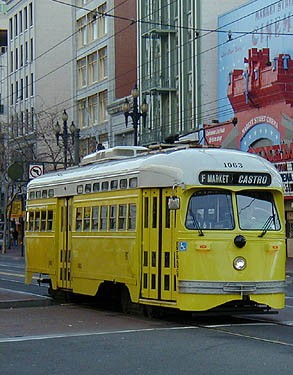
#> input picture bus/bus_left.jpg, 293 x 375 px
$ python pipeline.py   (Python 2 division)   (older library calls are emulated)
#> lines starting #> are read from the running program, lines starting #| are printed output that depends on the picture
import numpy as np
import cv2
from skimage import data
from skimage import transform as tf

# Nice tutorial: https://opencv-python-tutroals.readthedocs.org/en/latest/py_tutorials/py_tutorials.html

def detect_feature_points(img):
    sift = cv2.SIFT()
    # Detect feature points using SIFT and compute descriptors
    kp, des = sift.detectAndCompute(img, None)

    # Show feature points (optional)
    imgkp = cv2.drawKeypoints(img, kp)
    cv2.imshow('img with keypoints', imgkp)
    # cv2.waitKey(5000)

    # Return keypoints and descriptors
    return kp, des


def find_matches(kp1, des1, kp2, des2):
    # Create brute force matcher
    bfm = cv2.BFMatcher(cv2.NORM_L2, crossCheck=True)

    # Match descriptors
    matches = bfm.match(des1, des2)
    return matches


# [4 lines left out: function get_coordinates, not called in this run]


def perform_ransac(matches, kp1, kp2, n_iterations):
    best_n_inliers = 0
    best_h = None
    for i in range(0, n_iterations):
        # Take random subset P from matches
        np.random.shuffle(matches)
        P = matches[:4]  # 5 matches?
        A = np.zeros((0, 8))
        b = np.zeros((0, 1))
        for match in P:
            x1, y1, x2, y2 = get_coordinates(match, kp1, kp2)
            A = np.vstack((A, np.array([x1, y1, 1, 0, 0, 0, -x2 * x1, -x2 * y1])))
            A = np.vstack((A, np.array([0, 0, 0, x1, y1, 1, -y2 * x1, -y2 * y1])))
            b = np.append(b, x2)
            b = np.append(b, y2)

        x = np.dot(np.linalg.pinv(A), b)
        x = np.concatenate((x, [1]), axis=0)  # Add 1 to x
        h = np.reshape(x, (3, 3))  # reshape to 3 by 3 matrix

        # Check inliers
        kp1_matrix = np.array([[p.pt[0], p.pt[1], 1] for p in kp1]).T
        kp2_matrix = np.array([[p.pt[0], p.pt[1], 1] for p in kp2]).T
        kp2_est = np.dot(h, kp1_matrix)
        kp2_est = kp2_est[:, :] / kp2_est[2, :]

        n_inliers = 0
        for match in matches:
            kp1_id = match.queryIdx
            kp2_id = match.trainIdx
            if kp2_matrix[0, kp2_id] - 10 <= kp2_est[0, kp1_id] <= kp2_matrix[0, kp2_id] + 10 and kp2_matrix[
                1, kp2_id] - 10 <= kp2_est[1, kp1_id] <= kp2_matrix[1, kp2_id] + 10:
                n_inliers += 1
            else:
                pass

        # print n_inliers, kp1_matrix.shape, kp2_matrix.shape
        # print ".",
        if best_n_inliers < n_inliers:
            best_n_inliers = n_inliers
            best_h = h

        pass
    print "\n", best_n_inliers
    return best_h


# [28 lines left out: function show_transformed_kp, not called in this run]


    # cv2.waitKey(3000)

def perform_lo_ransac(matches):
    pass


# [39 lines left out: functions estimate_new_size, stitch, not called in this run]


def main():
    # Load images
    img1 = cv2.imread("bus/bus_left.jpg")
#> img1 is the input picture: shape (375, 293, 3); mean B, G, R 97.6, 110.5, 104.9
    img1 = cv2.cvtColor(img1, cv2.COLOR_BGR2GRAY)
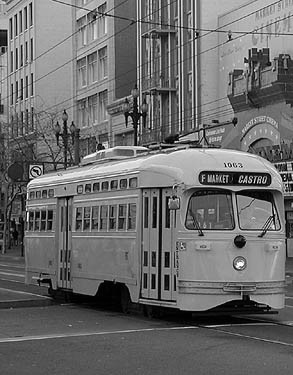
#> img1: shape (375, 293); min 0, max 255, mean 107.3
    img2 = cv2.imread("bus/bus_right.jpg")
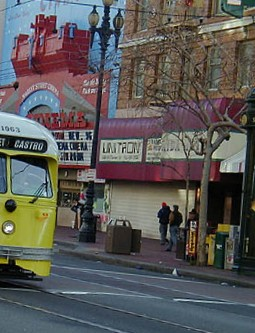
#> input picture bus/bus_right.jpg, 255 x 333 px
#> img2 is the input picture: shape (333, 255, 3); mean B, G, R 87.1, 89.1, 90.6
    img2 = cv2.cvtColor(img2, cv2.COLOR_BGR2GRAY)
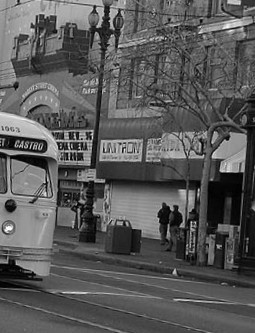
#> img2: shape (333, 255); min 0, max 255, mean 89.3

    # Detect feature points and compute descriptors
    kp1, des1 = detect_feature_points(img1)
#> in detect_feature_points, `kp, des = sift.detectAndCompute(img, None)`: kp = 708 keypoints; strongest (x, y, size): (145, 148, 1.9), (26, 8, 2), (31, 4, 2.1), (103, 148, 2)
#> in detect_feature_points, `imgkp = cv2.drawKeypoints(img, kp)`:
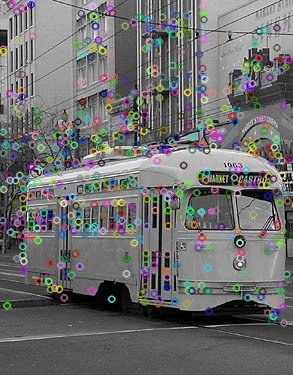
#> imgkp: shape (375, 293, 3); mean of channels 0, 1, 2 110.2, 110.4, 110.2; drawn as B, G, R
#> kp1 has the same summary as kp in detect_feature_points
    kp2, des2 = detect_feature_points(img2)
#> in detect_feature_points (call 2), `kp, des = sift.detectAndCompute(img, None)`: kp = 860 keypoints; strongest (x, y, size): (8, 228, 4.1), (10, 207, 7.8), (174, 272, 2.6), (95, 7, 2.3)
#> in detect_feature_points (call 2), `imgkp = cv2.drawKeypoints(img, kp)`:
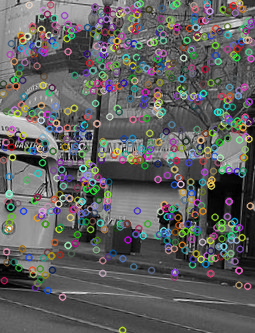
#> imgkp: shape (333, 255, 3); mean of channels 0, 1, 2 96.1, 96.6, 96.5; drawn as B, G, R
#> kp2 has the same summary as kp in detect_feature_points
    # Find matches between descriptors of img1 and img2
    matches = find_matches(kp1, des1, kp2, des2)
#> in find_matches, `matches = bfm.match(des1, des2)`: matches = 283 matches
#> matches = 283 matches

    # Perform RANSAC
    homography = perform_ransac(matches, kp1, kp2, 2000)
#> after the loop in perform_ransac, `for i in range(0, n_iterations):`: best_n_inliers = 0

    # Show transformed keypoints
    show_transformed_kp(img1,img2,kp1,homography)
    # Calculate size of new image
    new_size, offset = estimate_new_size(img1, img2, homography)

    # Stitch images together
    stitch(img1, img2, homography, new_size, offset)


if __name__ == "__main__":
#> (the run stopped early here; a loop or call above may not have finished)
